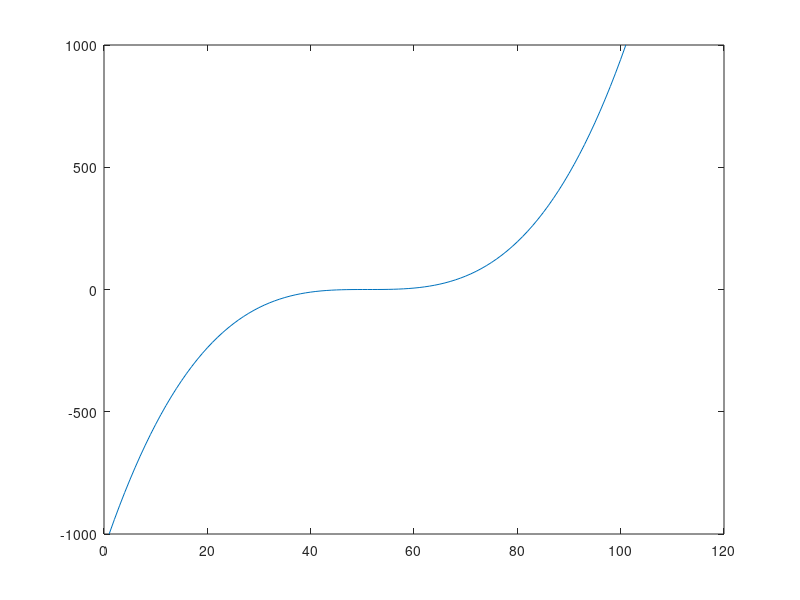
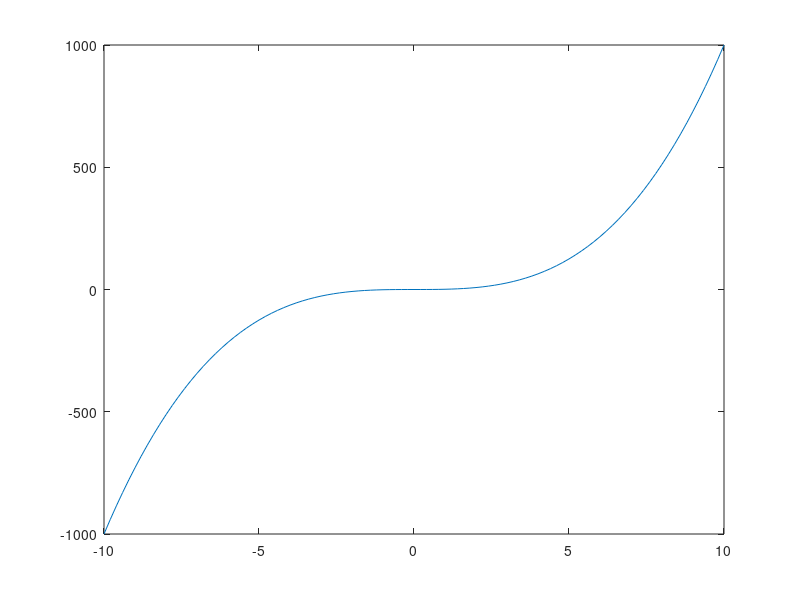
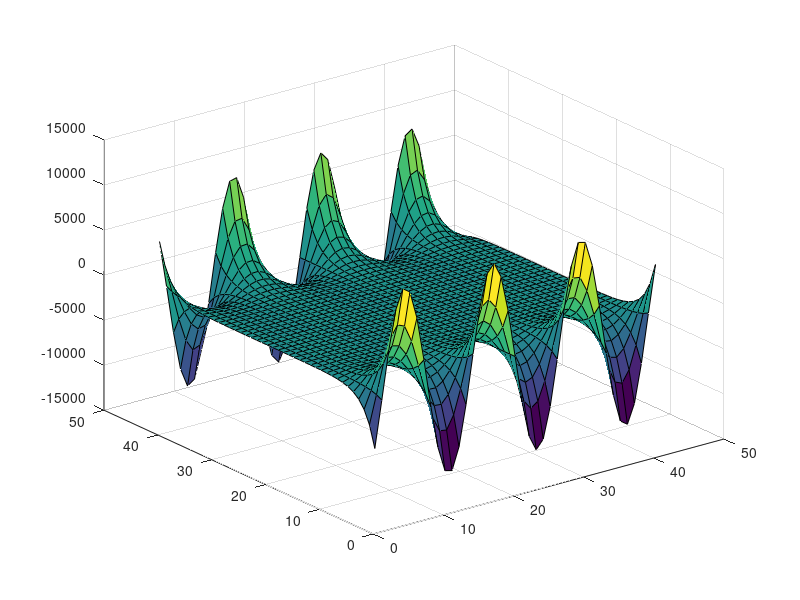

Recreate these plots in MATLAB, in order.
x = linspace(-10,10, 101);
y = x.^3;

% plot a simple 2D plot
plot(y);
% plot a separate figure that sets both the x and y axes
figure;
plot(x,y);

% plot a 3D mesh plot
% first define x and y to be 41x41 element arrays
[x,y] = meshgrid(-10:0.5:10, -10:0.5:10);
z = sin(x) .* sinh(y);
figure;
surf(z);

